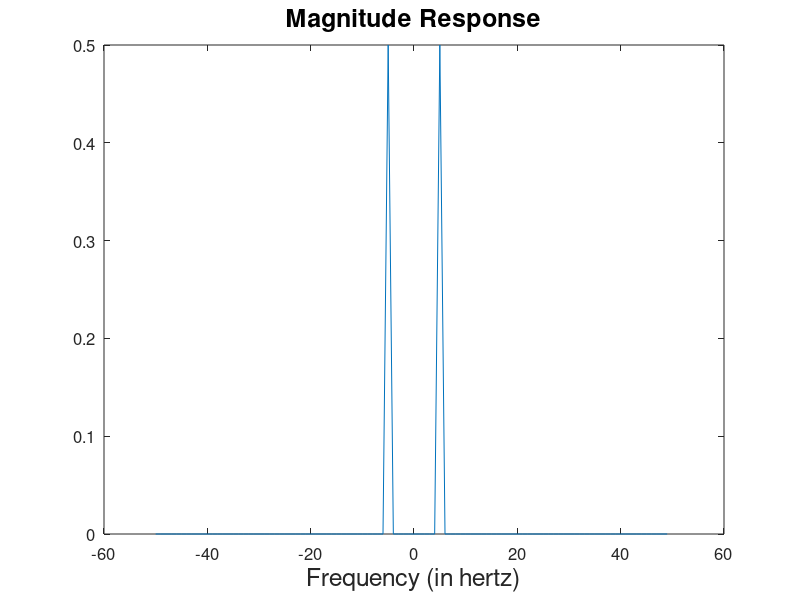
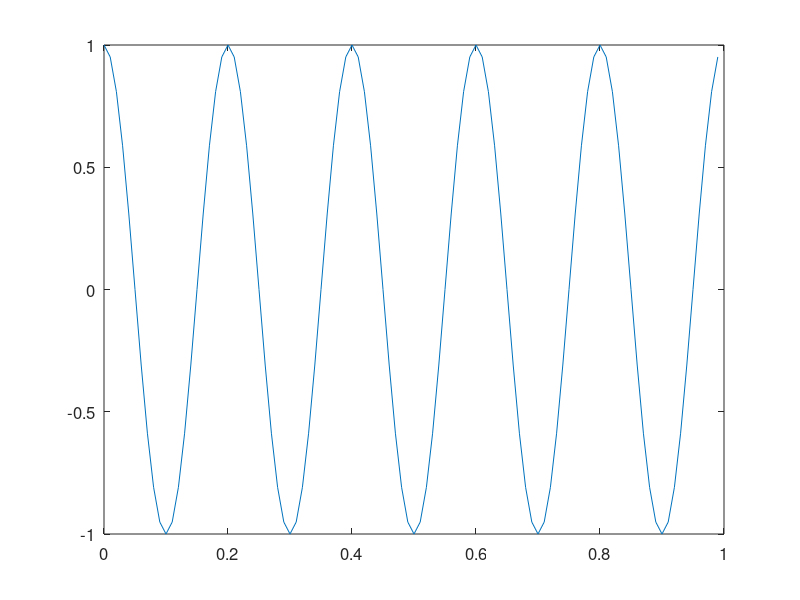
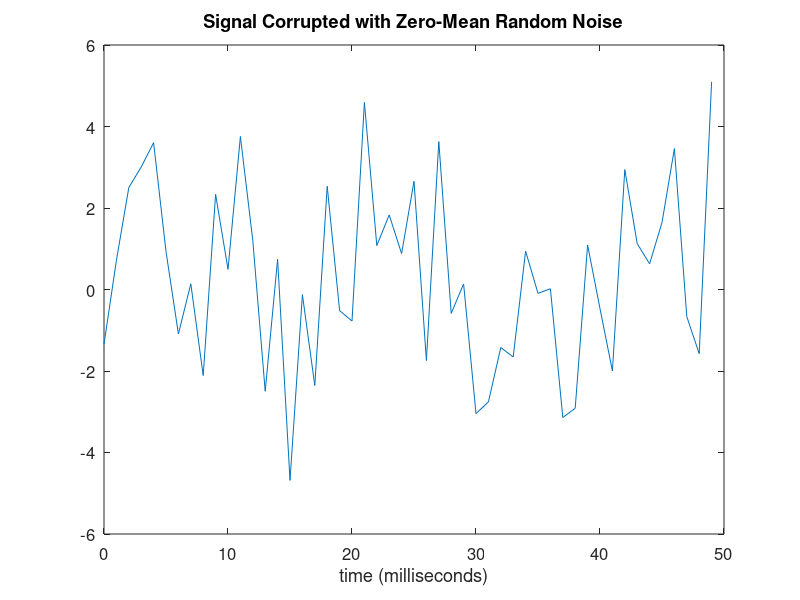
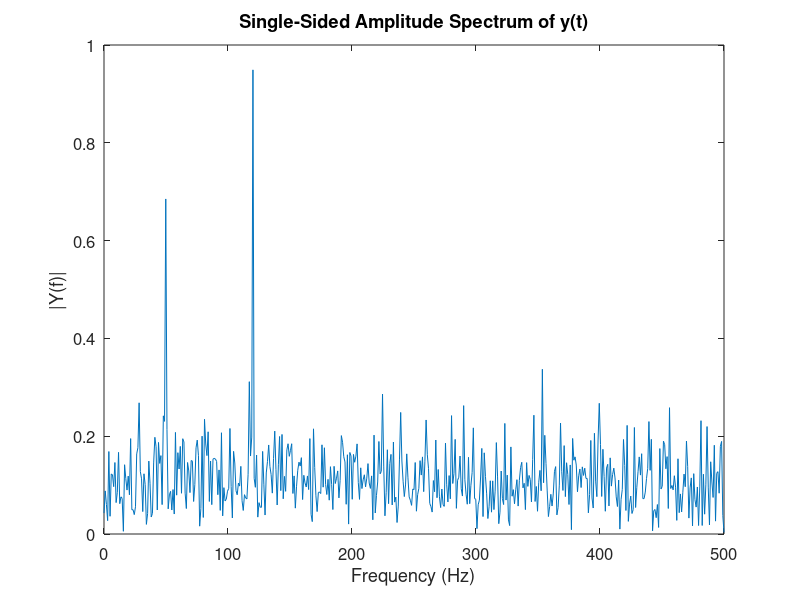

These charts were generated, in order, by the following MATLAB code:
close all
clear all

%% Time specifications:
   Fs = 100;                      % samples per second
   dt = 1/Fs;                     % seconds per sample
   StopTime = 1;                  % seconds
   t = (0:dt:StopTime-dt)';
   N = size(t,1);

   Fc = 5;                       % hertz
   x = cos(2*pi*Fc*t);

    X = fftshift(fft(x));

   dF = Fs/N;                      % hertz
   f = -Fs/2:dF:Fs/2-dF;           % hertz
   
   fig1 = figure;
   plot(f,abs(X)/N);
   xlabel('Frequency (in hertz)');
   title('Magnitude Response');
   
    set(findall(fig1,'type','text'),'fontSize',18)
    set(gca,'FontSize',12)

   figure;
   plot(t,x);
   set(findall(fig1,'type','text'),'fontSize',18)
   set(gca,'FontSize',12)

   
   %%
   
Fs = 1000;                    % Sampling frequency
T = 1/Fs;                     % Sample time
L = 1000;                     % Length of signal
t = (0:L-1)*T;                % Time vector
% Sum of a 50 Hz sinusoid and a 120 Hz sinusoid
x = 0.7*sin(2*pi*50*t) + sin(2*pi*120*t); 
y = x + 2*randn(size(t));     % Sinusoids plus noise
fig1=figure;
plot(Fs*t(1:50),y(1:50))
title('Signal Corrupted with Zero-Mean Random Noise')
xlabel('time (milliseconds)')
    set(findall(fig1,'type','text'),'fontSize',18)
    set(gca,'FontSize',12)

NFFT = 2^nextpow2(L); % Next power of 2 from length of y
Y = fft(y,NFFT)/L;
f = Fs/2*linspace(0,1,NFFT/2+1);
fig1=figure;
% Plot single-sided amplitude spectrum.
plot(f,2*abs(Y(1:NFFT/2+1))) 
title('Single-Sided Amplitude Spectrum of y(t)')
xlabel('Frequency (Hz)')
ylabel('|Y(f)|')
    set(findall(fig1,'type','text'),'fontSize',18)
    set(gca,'FontSize',12)
